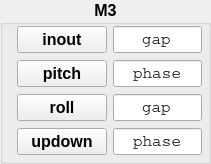
                 <widget class="QGroupBox" name="groupBox_M3">
                  <property name="font">
                   <font>
                    <pointsize>12</pointsize>
                    <weight>75</weight>
                    <bold>true</bold>
                    <kerning>true</kerning>
                   </font>
                  </property>
                  <property name="title">
                   <string>M3</string>
                  </property>
                  <property name="alignment">
                   <set>Qt::AlignHCenter|Qt::AlignTop</set>
                  </property>
                  <widget class="QLineEdit" name="lineEdit_M3_x">
                   <property name="geometry">
                    <rect>
                     <x>113</x>
                     <y>26</y>
                     <width>89</width>
                     <height>27</height>
                    </rect>
                   </property>
                   <property name="sizePolicy">
                    <sizepolicy hsizetype="Fixed" vsizetype="Fixed">
                     <horstretch>0</horstretch>
                     <verstretch>0</verstretch>
                    </sizepolicy>
                   </property>
                   <property name="font">
                    <font>
                     <family>Courier</family>
                     <pointsize>12</pointsize>
                     <weight>50</weight>
                     <bold>false</bold>
                    </font>
                   </property>
                   <property name="statusTip">
                    <string>optic 1</string>
                   </property>
                   <property name="whatsThis">
                    <string>first optic title</string>
                   </property>
                   <property name="text">
                    <string>gap</string>
                   </property>
                   <property name="alignment">
                    <set>Qt::AlignCenter</set>
                   </property>
                  </widget>
                  <widget class="QPushButton" name="pushButton_M3_x">
                   <property name="geometry">
                    <rect>
                     <x>17</x>
                     <y>26</y>
                     <width>90</width>
                     <height>27</height>
                    </rect>
                   </property>
                   <property name="sizePolicy">
                    <sizepolicy hsizetype="Fixed" vsizetype="Fixed">
                     <horstretch>0</horstretch>
                     <verstretch>0</verstretch>
                    </sizepolicy>
                   </property>
                   <property name="font">
                    <font>
                     <weight>75</weight>
                     <bold>true</bold>
                    </font>
                   </property>
                   <property name="text">
                    <string>inout</string>
                   </property>
                  </widget>
                  <widget class="QLineEdit" name="lineEdit_M3_Ry">
                   <property name="geometry">
                    <rect>
                     <x>113</x>
                     <y>60</y>
                     <width>89</width>
                     <height>27</height>
                    </rect>
                   </property>
                   <property name="sizePolicy">
                    <sizepolicy hsizetype="Fixed" vsizetype="Fixed">
                     <horstretch>0</horstretch>
                     <verstretch>0</verstretch>
                    </sizepolicy>
                   </property>
                   <property name="font">
                    <font>
                     <family>Courier</family>
                     <pointsize>12</pointsize>
                     <weight>50</weight>
                     <bold>false</bold>
                    </font>
                   </property>
                   <property name="statusTip">
                    <string>optic 1</string>
                   </property>
                   <property name="whatsThis">
                    <string>first optic title</string>
                   </property>
                   <property name="text">
                    <string>phase</string>
                   </property>
                   <property name="alignment">
                    <set>Qt::AlignCenter</set>
                   </property>
                  </widget>
                  <widget class="QLineEdit" name="lineEdit_M3_Rz">
                   <property name="enabled">
                    <bool>true</bool>
                   </property>
                   <property name="geometry">
                    <rect>
                     <x>113</x>
                     <y>94</y>
                     <width>89</width>
                     <height>27</height>
                    </rect>
                   </property>
                   <property name="sizePolicy">
                    <sizepolicy hsizetype="Fixed" vsizetype="Fixed">
                     <horstretch>0</horstretch>
                     <verstretch>0</verstretch>
                    </sizepolicy>
                   </property>
                   <property name="font">
                    <font>
                     <family>Courier</family>
                     <pointsize>12</pointsize>
                     <weight>50</weight>
                     <bold>false</bold>
                    </font>
                   </property>
                   <property name="statusTip">
                    <string>optic 1</string>
                   </property>
                   <property name="whatsThis">
                    <string>first optic title</string>
                   </property>
                   <property name="text">
                    <string>gap</string>
                   </property>
                   <property name="frame">
                    <bool>true</bool>
                   </property>
                   <property name="alignment">
                    <set>Qt::AlignCenter</set>
                   </property>
                   <property name="clearButtonEnabled" stdset="0">
                    <bool>false</bool>
                   </property>
                  </widget>
                  <widget class="QPushButton" name="pushButton_M3_Ry">
                   <property name="geometry">
                    <rect>
                     <x>17</x>
                     <y>60</y>
                     <width>90</width>
                     <height>27</height>
                    </rect>
                   </property>
                   <property name="sizePolicy">
                    <sizepolicy hsizetype="Fixed" vsizetype="Fixed">
                     <horstretch>0</horstretch>
                     <verstretch>0</verstretch>
                    </sizepolicy>
                   </property>
                   <property name="font">
                    <font>
                     <weight>75</weight>
                     <bold>true</bold>
                    </font>
                   </property>
                   <property name="text">
                    <string>pitch</string>
                   </property>
                  </widget>
                  <widget class="QPushButton" name="pushButton_M3_Rz">
                   <property name="geometry">
                    <rect>
                     <x>17</x>
                     <y>94</y>
                     <width>90</width>
                     <height>27</height>
                    </rect>
                   </property>
                   <property name="sizePolicy">
                    <sizepolicy hsizetype="Fixed" vsizetype="Fixed">
                     <horstretch>0</horstretch>
                     <verstretch>0</verstretch>
                    </sizepolicy>
                   </property>
                   <property name="font">
                    <font>
                     <weight>75</weight>
                     <bold>true</bold>
                    </font>
                   </property>
                   <property name="text">
                    <string>roll</string>
                   </property>
                  </widget>
                  <widget class="QPushButton" name="pushButton_M3_y">
                   <property name="geometry">
                    <rect>
                     <x>17</x>
                     <y>128</y>
                     <width>90</width>
                     <height>27</height>
                    </rect>
                   </property>
                   <property name="sizePolicy">
                    <sizepolicy hsizetype="Fixed" vsizetype="Fixed">
                     <horstretch>0</horstretch>
                     <verstretch>0</verstretch>
                    </sizepolicy>
                   </property>
                   <property name="font">
                    <font>
                     <weight>75</weight>
                     <bold>true</bold>
                    </font>
                   </property>
                   <property name="text">
                    <string>updown</string>
                   </property>
                  </widget>
                  <widget class="QLineEdit" name="lineEdit_M3_y">
                   <property name="enabled">
                    <bool>true</bool>
                   </property>
                   <property name="geometry">
                    <rect>
                     <x>113</x>
                     <y>128</y>
                     <width>89</width>
                     <height>27</height>
                    </rect>
                   </property>
                   <property name="sizePolicy">
                    <sizepolicy hsizetype="Fixed" vsizetype="Fixed">
                     <horstretch>0</horstretch>
                     <verstretch>0</verstretch>
                    </sizepolicy>
                   </property>
                   <property name="font">
                    <font>
                     <family>Courier</family>
                     <pointsize>12</pointsize>
                     <weight>50</weight>
                     <bold>false</bold>
                    </font>
                   </property>
                   <property name="statusTip">
                    <string>optic 1</string>
                   </property>
                   <property name="whatsThis">
                    <string>first optic title</string>
                   </property>
                   <property name="text">
                    <string>phase</string>
                   </property>
                   <property name="frame">
                    <bool>true</bool>
                   </property>
                   <property name="alignment">
                    <set>Qt::AlignCenter</set>
                   </property>
                  </widget>
                 </widget>
